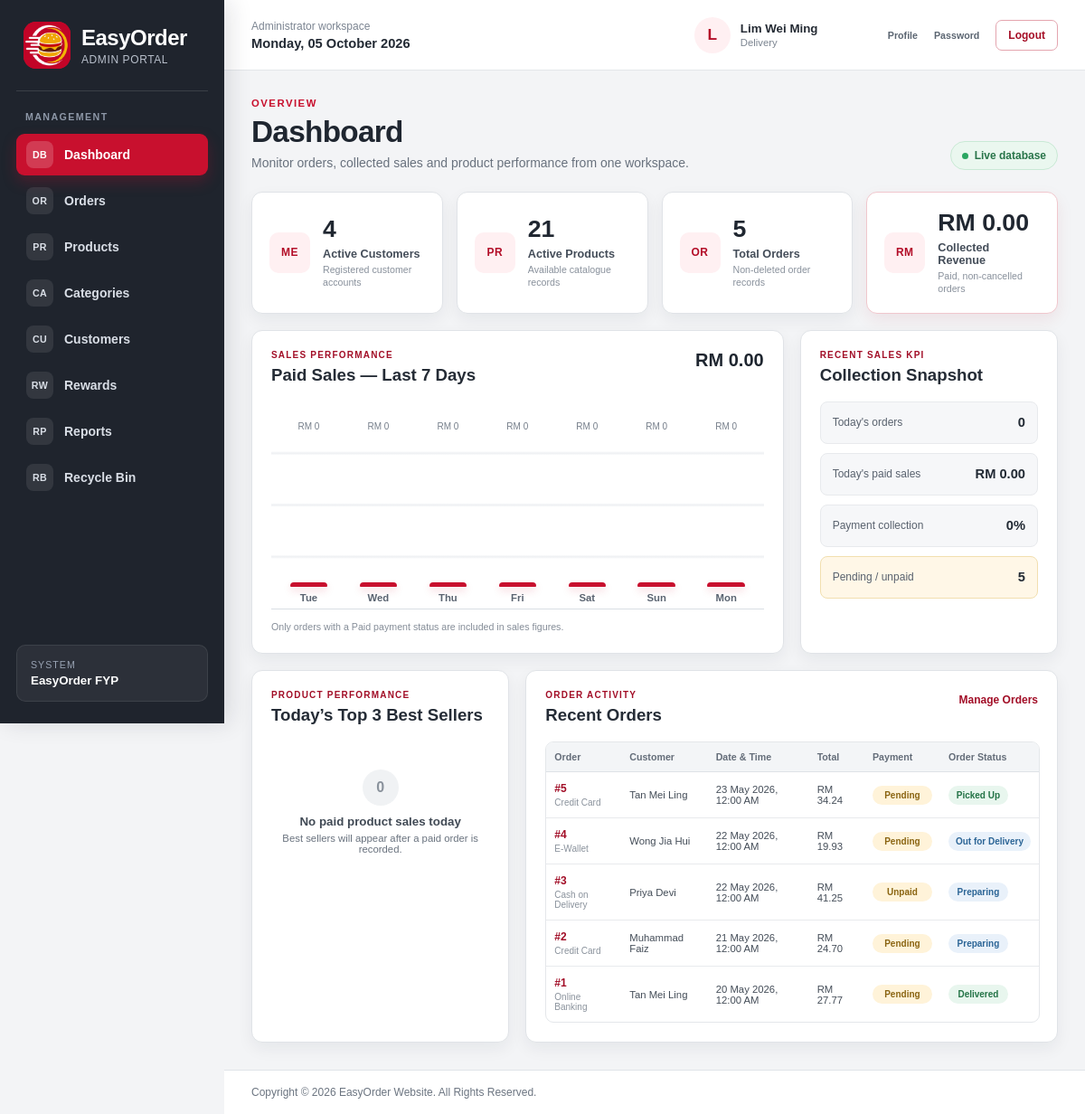
/admin_dashboard.php (signed in), run on an earlier commit of the app's database.
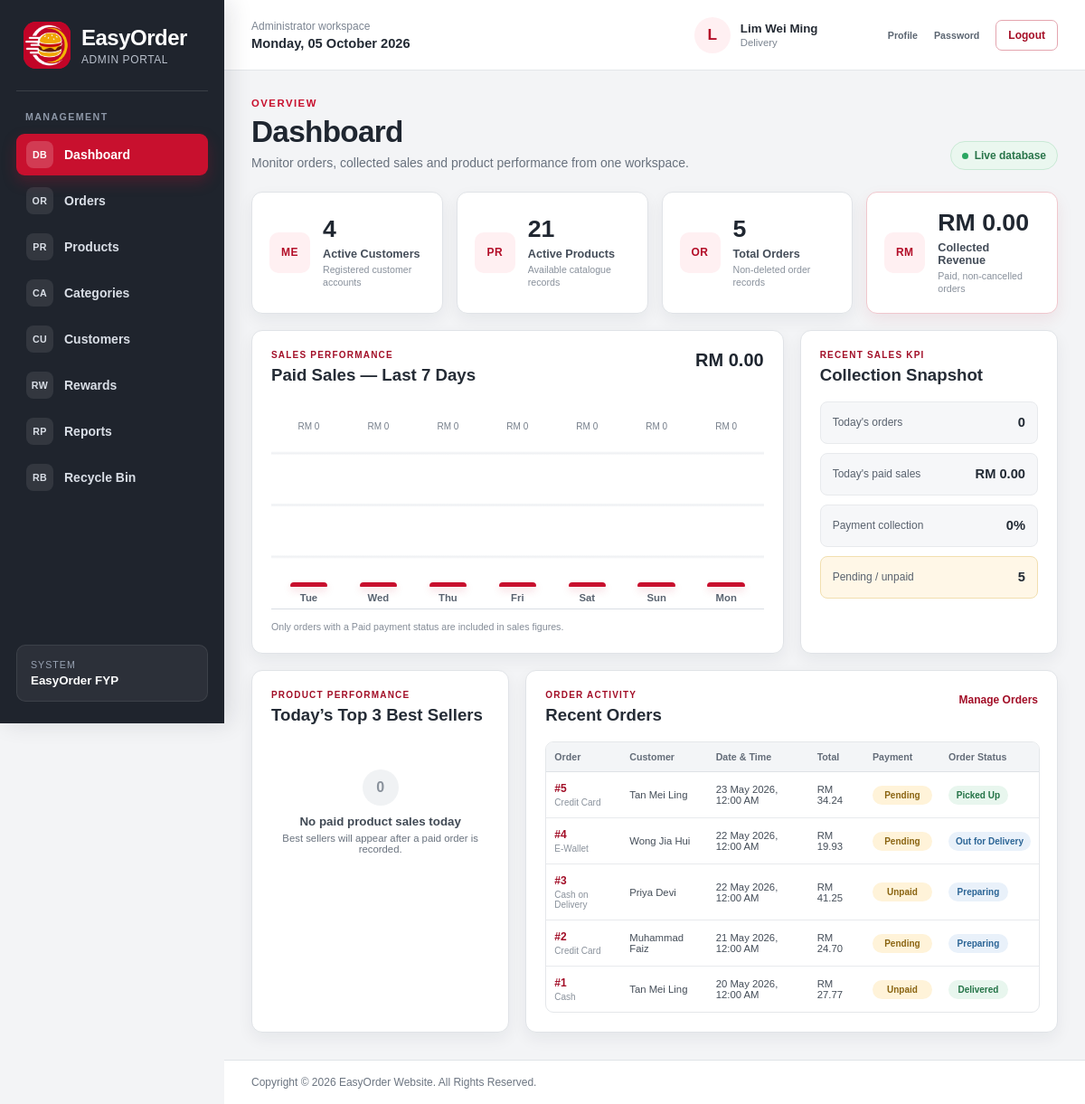
And on a later commit of the database.
### tables this page shows
CREATE TABLE `orders` (
  `order_id` int(11) NOT NULL,
  `order_customer` int(11) NOT NULL,
  `order_date` datetime NOT NULL,
  `order_total` decimal(7,2) NOT NULL,
  `order_payment` varchar(20) NOT NULL,
  `order_payment_status` varchar(20) NOT NULL DEFAULT 'Pending',
  `order_delivery` varchar(5) NOT NULL,
  `order_address` varchar(255) NOT NULL,
  `order_status` varchar(20) NOT NULL,
  `order_isDelete` int(1) NOT NULL DEFAULT 0
);

CREATE TABLE `customer` (
  `customer_id` int(11) NOT NULL,
  `customer_name` varchar(100) NOT NULL,
  `customer_email` varchar(100) NOT NULL,
  `customer_password` varchar(255) NOT NULL,
  `customer_phone` varchar(15) NOT NULL,
  `customer_gender` varchar(10) NOT NULL,
  `customer_dob` date NOT NULL,
  `customer_address` varchar(140) NOT NULL DEFAULT '',
  `customer_state` varchar(30) NOT NULL,
  `customer_city` varchar(50) NOT NULL,
  `customer_postcode` char(5) NOT NULL,
  `customer_points` int(6) NOT NULL DEFAULT 0,
  `customer_joindate` date NOT NULL,
  `customer_isDelete` int(1) NOT NULL DEFAULT 0
);

### admin_dashboard.php (the view, shortened to what the changed rows need)
<?php
include("dataconnection.php");
require_once("admin_shell.php");
function easyorder_dashboard_rows($connect,$sql)
{
	$rows = array();
	$result = mysqli_query($connect,$sql);
	if($result)
	{
		while($row = mysqli_fetch_assoc($result))
		{
			$rows[] = $row;
		}
	}
	return $rows;
}
function easyorder_dashboard_status_class($status)
{
	$normalized = strtolower(trim((string)$status));
	if(in_array($normalized,array("paid","delivered","completed","picked up"),true))
	{
		return "status-success";
	}
	if(in_array($normalized,array("preparing","out for delivery","processing"),true))
	{
		return "status-info";
	}
	return "status-warning";
}
$recent_orders = easyorder_dashboard_rows($connect,"SELECT o.order_id,o.order_date,o.order_total,o.order_payment,o.order_payment_status,o.order_status,m.customer_name FROM orders o INNER JOIN customer m ON m.customer_id=o.order_customer WHERE o.order_isDelete=0 ORDER BY o.order_date DESC,o.order_id DESC LIMIT 6");
?>
<!DOCTYPE html>
<html lang="en">
<head>
<link rel="stylesheet" href="style.css">
<link rel="stylesheet" href="admin_style.css">
</head>
<body class="admin-body">
<section class="admin-page-heading">
	<div>
		<h1>Dashboard</h1>
	</div>
</section>
<section class="admin-dashboard-grid">
	<article class="admin-panel admin-sales-panel">
		<header class="admin-panel-heading">
			<div><p>SALES PERFORMANCE</p><h2>Paid Sales — Last 7 Days</h2></div>
		</header>
	</article>
	<article class="admin-panel admin-kpi-panel">
		<header class="admin-panel-heading"><div><p>RECENT SALES KPI</p><h2>Collection Snapshot</h2></div></header>
	</article>
	<article class="admin-panel admin-best-seller-panel">
		<header class="admin-panel-heading"><div><p>PRODUCT PERFORMANCE</p><h2>Today’s Top 3 Best Sellers</h2></div></header>
	</article>
	<article class="admin-panel admin-recent-orders-panel">
		<header class="admin-panel-heading">
			<div><p>ORDER ACTIVITY</p><h2>Recent Orders</h2></div>
		</header>
		<?php if(count($recent_orders)>0): ?>
			<div class="admin-table-wrap">
				<table class="admin-dashboard-table">
					<thead><tr><th>Order</th><th>Customer</th><th>Date &amp; Time</th><th>Total</th><th>Payment</th><th>Order Status</th></tr></thead>
					<tbody>
					<?php foreach($recent_orders as $order): ?>
						<tr>
							<td><a class="admin-order-number" href="admin_order_details.php?order_id=<?php echo (int)$order["order_id"]; ?>">#<?php echo (int)$order["order_id"]; ?></a><small><?php echo htmlspecialchars($order["order_payment"],ENT_QUOTES,"UTF-8"); ?></small></td>
							<td><?php echo htmlspecialchars($order["customer_name"],ENT_QUOTES,"UTF-8"); ?></td>
							<td><?php echo htmlspecialchars(date("d M Y, h:i A",strtotime($order["order_date"])),ENT_QUOTES,"UTF-8"); ?></td>
							<td>RM <?php echo number_format($order["order_total"],2); ?></td>
							<td><span class="admin-status-badge <?php echo easyorder_dashboard_status_class($order["order_payment_status"]); ?>"><?php echo htmlspecialchars($order["order_payment_status"],ENT_QUOTES,"UTF-8"); ?></span></td>
							<td><span class="admin-status-badge <?php echo easyorder_dashboard_status_class($order["order_status"]); ?>"><?php echo htmlspecialchars($order["order_status"],ENT_QUOTES,"UTF-8"); ?></span></td>
						</tr>
					<?php endforeach; ?>
					</tbody>
				</table>
			</div>
		<?php else: ?>
			<div class="admin-empty-state"><span>0</span><strong>No orders yet</strong><p>New customer orders will appear here.</p></div>
		<?php endif; ?>
	</article>
</section>
</body>
</html>

What changed in the data, as far as the page shows it:
changed orders "Delivered": order_payment "Online Banking" → "Cash"; order_payment_status "Pending" → "Unpaid"
